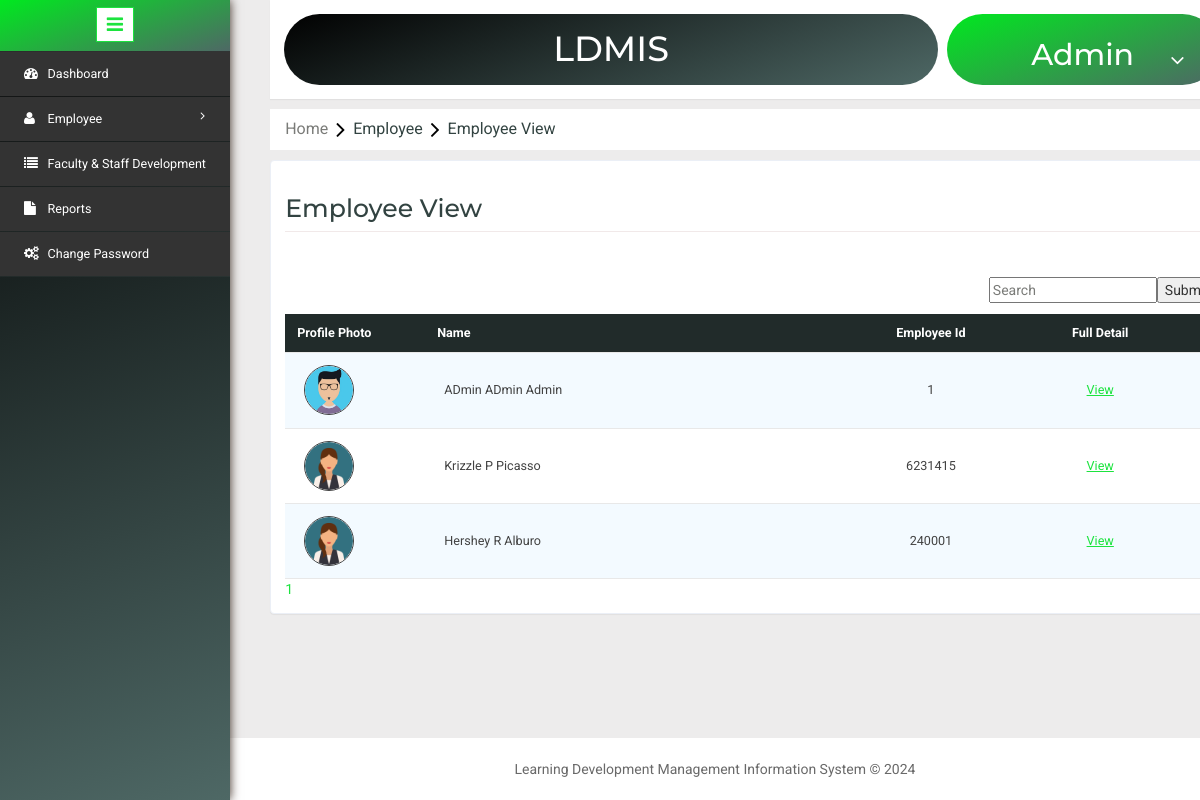
Before: /employeeview.php (signed in) with the older database file.
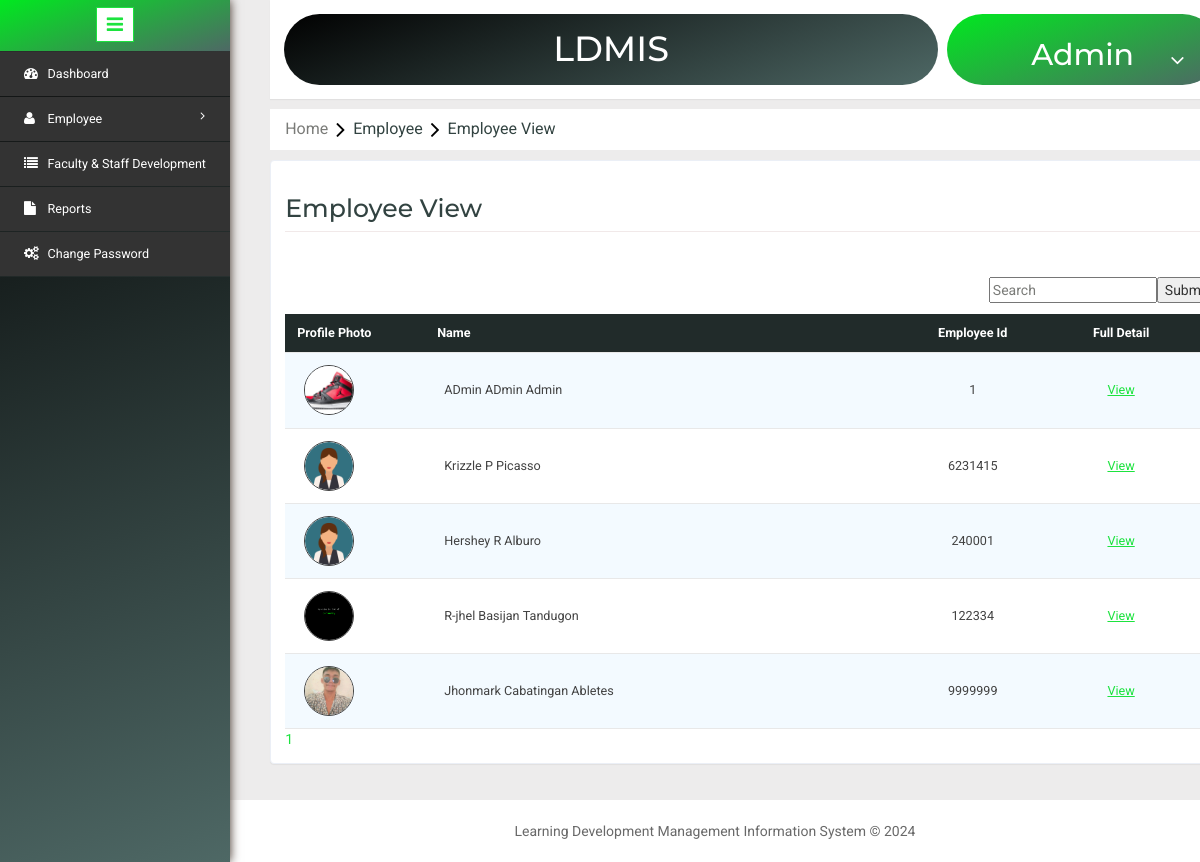
After: the same page with the newer database file.
### tables this page shows
CREATE TABLE `employee` (
  `EmpId` bigint(20) NOT NULL,
  `EmployeeId` varchar(11) NOT NULL,
  `GSISNO` varchar(50) DEFAULT NULL,
  `PAGIBIGNO` varchar(20) DEFAULT NULL,
  `TINNO` varchar(20) DEFAULT NULL,
  `PHILHEALTHNO` varchar(20) DEFAULT NULL,
  `SSSNO` varchar(20) DEFAULT NULL,
  `FirstName` varchar(200) NOT NULL,
  `MiddleName` varchar(200) NOT NULL,
  `LastName` varchar(200) NOT NULL,
  `Birthdate` date NOT NULL,
  `Gender` int(10) NOT NULL,
  `Address1` varchar(500) NOT NULL,
  `Address2` varchar(500) NOT NULL,
  `Mobile` decimal(10,0) NOT NULL,
  `Email` varchar(200) NOT NULL,
  `Password` varchar(25) NOT NULL,
  `MaritalStatus` int(11) NOT NULL,
  `HighAttainment` varchar(100) DEFAULT NULL,
  `PositionId` int(11) NOT NULL,
  `AcademicRank` varchar(50) DEFAULT NULL,
  `CreatedBy` bigint(20) NOT NULL,
  `CreatedDate` datetime NOT NULL,
  `ModifiedBy` bigint(20) DEFAULT NULL,
  `ModifiedDate` datetime DEFAULT NULL,
  `JoinDate` date NOT NULL,
  `LeaveDate` date DEFAULT NULL,
  `LastLogin` datetime DEFAULT NULL,
  `LastLogout` datetime DEFAULT NULL,
  `StatusId` int(11) NOT NULL,
  `RoleId` int(11) NOT NULL,
  `ImageName` varchar(1000) DEFAULT NULL,
  `Department` varchar(100) DEFAULT NULL
);

### employeeview.php (the view, shortened to what this page needs)
<?php include('header.php'); ?>
<?php
	$dbs = new database();
	$db=$dbs->connection();
	$page="";
	if(isset($_GET['search']))
	{
		$SearchName = $_GET['search'];
		$RecordeLimit = 10;
		$search = mysqli_query($db,"select count(EmpId) as total from employee where RoleId !='2' and (FirstName like '%".$SearchName."%' or MiddleName like '%".$SearchName."%' or LastName like '%".$SearchName."%' or EmployeeId like '%".$SearchName."%')");
		$SName = mysqli_fetch_array($search);
		$number_of_row =ceil($SName['total']/10);
		if(isset($_GET['bn']) &&intval($_GET['bn']) <= $number_of_row && intval($_GET['bn'] !=0))
		{
			$Skip = (intval($_GET["bn"]) * $RecordeLimit) - $RecordeLimit;
			$sql = mysqli_query($db,"select * from employee where RoleId !='2' and (FirstName like '%".$SearchName."%' or MiddleName like '%".$SearchName."%' or LastName like '%".$SearchName."%' or EmployeeId like '%".$SearchName."%') LIMIT $Skip,$RecordeLimit ");
		}
		else
		{
			$sql = mysqli_query($db,"select * from employee where RoleId !='2' and (FirstName like '%".$SearchName."%' or MiddleName like '%".$SearchName."%' or LastName like '%".$SearchName."%' or EmployeeId like '%".$SearchName."%') LIMIT $RecordeLimit");
		}
		for($i=0;$i<$number_of_row;$i++)
		{
			$d = $i+1;
			if(isset($_GET["search"]))
			{
				$page .= "<a href='?search=$SearchName&bn=$d'>$d</a>&nbsp &nbsp &nbsp";
			}
			else
			{
				$page .= "<a href='?bn=$d'>$d</a>&nbsp &nbsp &nbsp";
			}
		}
	}
	else if(isset($_GET['empid']))
	{
		$empid = $_GET['empid'];
		mysqli_query($db,"delete from employee where EmpId='$empid'");
		echo "<script>window.location='employeeview.php';</script>";
	}
	else
	{
		$RecordeLimit = 10;
		$search = mysqli_query($db,"select count(EmpId) as total from employee ");
		$SName = mysqli_fetch_array($search);
		$number_of_row =ceil($SName['total']/10);
		if(isset($_GET['bn']) && intval($_GET['bn']) <= $number_of_row && intval($_GET['bn'] != 0 ))
		{
			$Skip = (intval($_GET["bn"]) * $RecordeLimit) - $RecordeLimit;
			$sql = mysqli_query($db,"select * from employee where RoleId !='2' LIMIT $Skip,$RecordeLimit");
		}
		else
		{
			$sql = mysqli_query($db,"select * from employee where RoleId !='2' LIMIT $RecordeLimit");
		}
		for($i=0;$i<$number_of_row;$i++)
		{
			$d = $i+1;
		    $page .= "<a href='?bn=$d'>$d</a>&nbsp &nbsp &nbsp";
		}
	}
?>
<link rel="stylesheet" type="text/css" href="css/table-style.css" />
<ol class="breadcrumb" style="margin: 10px 0px ! important;">
    <li class="breadcrumb-item"><a href="Home.php">Home</a><i class="fa fa-angle-right"></i>Employee<i class="fa fa-angle-right"></i>Employee View</li>
</ol>
<div class="validation-system" style="margin-top: 0;">
<div class="validation-form">
 	<div>
		<div class="w3l-table-info">
		<h2>Employee View</h2>
		<br>
	  	<form method="GET" action="#">
			<input style="float: right;" type="submit" name="searchview">
			<input style="float: right;" placeholder="Search" value="<?php echo(isset($SearchName))?$SearchName:''; ?>" type="search-box" name="search"><br>
		</form>
		<table id="table">
		<thead>
			<tr>
				<th style="text-transform: capitalize;">Profile Photo</th>
				<th style="text-transform: capitalize;">Name</th>
				<th style="text-transform: capitalize; text-align: center;">Employee Id</th>
				<th style="text-transform: capitalize; text-align: center;">Full Detail</th>
			</tr>
		</thead>
		<tbody>
		<?php while($row = mysqli_fetch_assoc($sql)) { ?>
			<tr>
				<td style="width: 140px;"><img id="myImg" alt="<?php $fname= (isset($row['FirstName']))?$row['FirstName']:""; $mname=(isset($row['MiddleName']))?$row['MiddleName']:""; $lname=(isset($row['LastName']))?$row['LastName']:"";
					echo ucfirst($fname)."&nbsp;".$mname."&nbsp;".$lname; ?>" src="image/<?php echo $row['ImageName']; ?>" style="width: 50px;height: 50px;object-fit: cover;border-radius: 100%;border: 1px solid"></td>
				<td><?php $fname= (isset($row['FirstName']))?$row['FirstName']:""; $mname=(isset($row['MiddleName']))?$row['MiddleName']:""; $lname=(isset($row['LastName']))?$row['LastName']:"";echo ucfirst($fname)."&nbsp;".$mname."&nbsp;".$lname; ?></td>
				<td style="width: 105px;"><?php $emp = (isset($row['EmployeeId']))?$row['EmployeeId']:"";  echo ucfirst("<center>".$emp."</center>"); ?></td>
				<td style="text-align: center;"><a href="detailview.php?employeeid=<?php echo $row['EmpId'];?>"><u>View</u></a></td>
			</tr>
		<?php }?>
		</tbody>
		</table>
		<div><?php echo $page; ?></div>
		</div>
	</div>
 </div>
</div>
<?php include('footer.php'); ?>

Changed rows visible on the page:
changed employee "ADmin": ImageName: a different picture
added employee: ImageName (picture), FirstName "R-jhel", MiddleName "Basijan", LastName "Tandugon", EmployeeId "122334"
added employee: ImageName (picture), FirstName "Jhonmark", MiddleName "Cabatingan", LastName "Abletes", EmployeeId "9999999"
